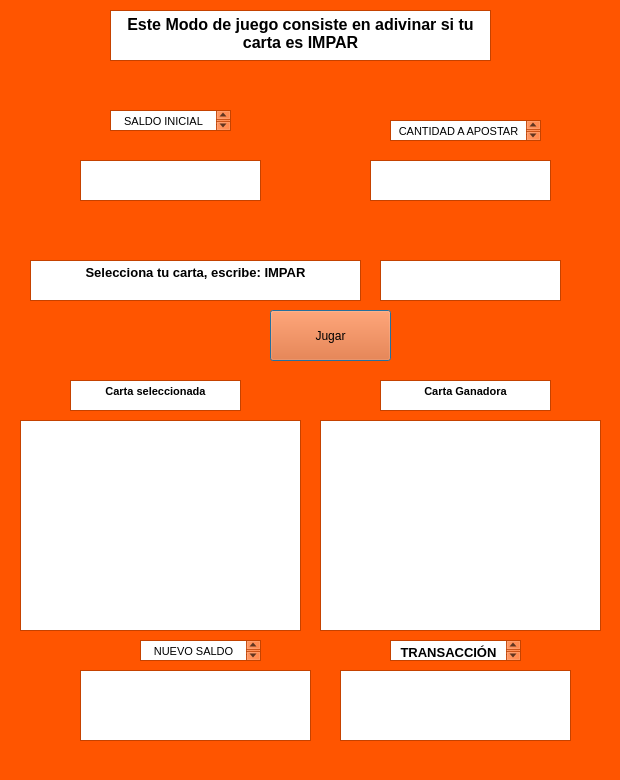
<?xml version="1.0" encoding="UTF-8"?>
<ui version="4.0">
 <class>opcion5</class>
 <widget class="QDialog" name="opcion5">
  <property name="geometry">
   <rect>
    <x>0</x>
    <y>0</y>
    <width>620</width>
    <height>780</height>
   </rect>
  </property>
  <property name="palette">
   <palette>
    <active>
     <colorrole role="WindowText">
      <brush brushstyle="SolidPattern">
       <color alpha="255">
        <red>0</red>
        <green>0</green>
        <blue>0</blue>
       </color>
      </brush>
     </colorrole>
     <colorrole role="Button">
      <brush brushstyle="SolidPattern">
       <color alpha="255">
        <red>255</red>
        <green>85</green>
        <blue>0</blue>
       </color>
      </brush>
     </colorrole>
     <colorrole role="Light">
      <brush brushstyle="SolidPattern">
       <color alpha="255">
        <red>255</red>
        <green>170</green>
        <blue>127</blue>
       </color>
      </brush>
     </colorrole>
     <colorrole role="Midlight">
      <brush brushstyle="SolidPattern">
       <color alpha="255">
        <red>255</red>
        <green>127</green>
        <blue>63</blue>
       </color>
      </brush>
     </colorrole>
     <colorrole role="Dark">
      <brush brushstyle="SolidPattern">
       <color alpha="255">
        <red>127</red>
        <green>42</green>
        <blue>0</blue>
       </color>
      </brush>
     </colorrole>
     <colorrole role="Mid">
      <brush brushstyle="SolidPattern">
       <color alpha="255">
        <red>170</red>
        <green>56</green>
        <blue>0</blue>
       </color>
      </brush>
     </colorrole>
     <colorrole role="Text">
      <brush brushstyle="SolidPattern">
       <color alpha="255">
        <red>0</red>
        <green>0</green>
        <blue>0</blue>
       </color>
      </brush>
     </colorrole>
     <colorrole role="BrightText">
      <brush brushstyle="SolidPattern">
       <color alpha="255">
        <red>255</red>
        <green>255</green>
        <blue>255</blue>
       </color>
      </brush>
     </colorrole>
     <colorrole role="ButtonText">
      <brush brushstyle="SolidPattern">
       <color alpha="255">
        <red>0</red>
        <green>0</green>
        <blue>0</blue>
       </color>
      </brush>
     </colorrole>
     <colorrole role="Base">
      <brush brushstyle="SolidPattern">
       <color alpha="255">
        <red>255</red>
        <green>255</green>
        <blue>255</blue>
       </color>
      </brush>
     </colorrole>
     <colorrole role="Window">
      <brush brushstyle="SolidPattern">
       <color alpha="255">
        <red>255</red>
        <green>85</green>
        <blue>0</blue>
       </color>
      </brush>
     </colorrole>
     <colorrole role="Shadow">
      <brush brushstyle="SolidPattern">
       <color alpha="255">
        <red>0</red>
        <green>0</green>
        <blue>0</blue>
       </color>
      </brush>
     </colorrole>
     <colorrole role="AlternateBase">
      <brush brushstyle="SolidPattern">
       <color alpha="255">
        <red>255</red>
        <green>170</green>
        <blue>127</blue>
       </color>
      </brush>
     </colorrole>
     <colorrole role="ToolTipBase">
      <brush brushstyle="SolidPattern">
       <color alpha="255">
        <red>255</red>
        <green>255</green>
        <blue>220</blue>
       </color>
      </brush>
     </colorrole>
     <colorrole role="ToolTipText">
      <brush brushstyle="SolidPattern">
       <color alpha="255">
        <red>0</red>
        <green>0</green>
        <blue>0</blue>
       </color>
      </brush>
     </colorrole>
    </active>
    <inactive>
     <colorrole role="WindowText">
      <brush brushstyle="SolidPattern">
       <color alpha="255">
        <red>0</red>
        <green>0</green>
        <blue>0</blue>
       </color>
      </brush>
     </colorrole>
     <colorrole role="Button">
      <brush brushstyle="SolidPattern">
       <color alpha="255">
        <red>255</red>
        <green>85</green>
        <blue>0</blue>
       </color>
      </brush>
     </colorrole>
     <colorrole role="Light">
      <brush brushstyle="SolidPattern">
       <color alpha="255">
        <red>255</red>
        <green>170</green>
        <blue>127</blue>
       </color>
      </brush>
     </colorrole>
     <colorrole role="Midlight">
      <brush brushstyle="SolidPattern">
       <color alpha="255">
        <red>255</red>
        <green>127</green>
        <blue>63</blue>
       </color>
      </brush>
     </colorrole>
     <colorrole role="Dark">
      <brush brushstyle="SolidPattern">
       <color alpha="255">
        <red>127</red>
        <green>42</green>
        <blue>0</blue>
       </color>
      </brush>
     </colorrole>
     <colorrole role="Mid">
      <brush brushstyle="SolidPattern">
       <color alpha="255">
        <red>170</red>
        <green>56</green>
        <blue>0</blue>
       </color>
      </brush>
     </colorrole>
     <colorrole role="Text">
      <brush brushstyle="SolidPattern">
       <color alpha="255">
        <red>0</red>
        <green>0</green>
        <blue>0</blue>
       </color>
      </brush>
     </colorrole>
     <colorrole role="BrightText">
      <brush brushstyle="SolidPattern">
       <color alpha="255">
        <red>255</red>
        <green>255</green>
        <blue>255</blue>
       </color>
      </brush>
     </colorrole>
     <colorrole role="ButtonText">
      <brush brushstyle="SolidPattern">
       <color alpha="255">
        <red>0</red>
        <green>0</green>
        <blue>0</blue>
       </color>
      </brush>
     </colorrole>
     <colorrole role="Base">
      <brush brushstyle="SolidPattern">
       <color alpha="255">
        <red>255</red>
        <green>255</green>
        <blue>255</blue>
       </color>
      </brush>
     </colorrole>
     <colorrole role="Window">
      <brush brushstyle="SolidPattern">
       <color alpha="255">
        <red>255</red>
        <green>85</green>
        <blue>0</blue>
       </color>
      </brush>
     </colorrole>
     <colorrole role="Shadow">
      <brush brushstyle="SolidPattern">
       <color alpha="255">
        <red>0</red>
        <green>0</green>
        <blue>0</blue>
       </color>
      </brush>
     </colorrole>
     <colorrole role="AlternateBase">
      <brush brushstyle="SolidPattern">
       <color alpha="255">
        <red>255</red>
        <green>170</green>
        <blue>127</blue>
       </color>
      </brush>
     </colorrole>
     <colorrole role="ToolTipBase">
      <brush brushstyle="SolidPattern">
       <color alpha="255">
        <red>255</red>
        <green>255</green>
        <blue>220</blue>
       </color>
      </brush>
     </colorrole>
     <colorrole role="ToolTipText">
      <brush brushstyle="SolidPattern">
       <color alpha="255">
        <red>0</red>
        <green>0</green>
        <blue>0</blue>
       </color>
      </brush>
     </colorrole>
    </inactive>
    <disabled>
     <colorrole role="WindowText">
      <brush brushstyle="SolidPattern">
       <color alpha="255">
        <red>127</red>
        <green>42</green>
        <blue>0</blue>
       </color>
      </brush>
     </colorrole>
     <colorrole role="Button">
      <brush brushstyle="SolidPattern">
       <color alpha="255">
        <red>255</red>
        <green>85</green>
        <blue>0</blue>
       </color>
      </brush>
     </colorrole>
     <colorrole role="Light">
      <brush brushstyle="SolidPattern">
       <color alpha="255">
        <red>255</red>
        <green>170</green>
        <blue>127</blue>
       </color>
      </brush>
     </colorrole>
     <colorrole role="Midlight">
      <brush brushstyle="SolidPattern">
       <color alpha="255">
        <red>255</red>
        <green>127</green>
        <blue>63</blue>
       </color>
      </brush>
     </colorrole>
     <colorrole role="Dark">
      <brush brushstyle="SolidPattern">
       <color alpha="255">
        <red>127</red>
        <green>42</green>
        <blue>0</blue>
       </color>
      </brush>
     </colorrole>
     <colorrole role="Mid">
      <brush brushstyle="SolidPattern">
       <color alpha="255">
        <red>170</red>
        <green>56</green>
        <blue>0</blue>
       </color>
      </brush>
     </colorrole>
     <colorrole role="Text">
      <brush brushstyle="SolidPattern">
       <color alpha="255">
        <red>127</red>
        <green>42</green>
        <blue>0</blue>
       </color>
      </brush>
     </colorrole>
     <colorrole role="BrightText">
      <brush brushstyle="SolidPattern">
       <color alpha="255">
        <red>255</red>
        <green>255</green>
        <blue>255</blue>
       </color>
      </brush>
     </colorrole>
     <colorrole role="ButtonText">
      <brush brushstyle="SolidPattern">
       <color alpha="255">
        <red>127</red>
        <green>42</green>
        <blue>0</blue>
       </color>
      </brush>
     </colorrole>
     <colorrole role="Base">
      <brush brushstyle="SolidPattern">
       <color alpha="255">
        <red>255</red>
        <green>85</green>
        <blue>0</blue>
       </color>
      </brush>
     </colorrole>
     <colorrole role="Window">
      <brush brushstyle="SolidPattern">
       <color alpha="255">
        <red>255</red>
        <green>85</green>
        <blue>0</blue>
       </color>
      </brush>
     </colorrole>
     <colorrole role="Shadow">
      <brush brushstyle="SolidPattern">
       <color alpha="255">
        <red>0</red>
        <green>0</green>
        <blue>0</blue>
       </color>
      </brush>
     </colorrole>
     <colorrole role="AlternateBase">
      <brush brushstyle="SolidPattern">
       <color alpha="255">
        <red>255</red>
        <green>85</green>
        <blue>0</blue>
       </color>
      </brush>
     </colorrole>
     <colorrole role="ToolTipBase">
      <brush brushstyle="SolidPattern">
       <color alpha="255">
        <red>255</red>
        <green>255</green>
        <blue>220</blue>
       </color>
      </brush>
     </colorrole>
     <colorrole role="ToolTipText">
      <brush brushstyle="SolidPattern">
       <color alpha="255">
        <red>0</red>
        <green>0</green>
        <blue>0</blue>
       </color>
      </brush>
     </colorrole>
    </disabled>
   </palette>
  </property>
  <property name="windowTitle">
   <string>Modo 1</string>
  </property>
  <widget class="QTextEdit" name="TD1">
   <property name="geometry">
    <rect>
     <x>380</x>
     <y>260</y>
     <width>181</width>
     <height>41</height>
    </rect>
   </property>
  </widget>
  <widget class="QTextBrowser" name="textBrowser">
   <property name="geometry">
    <rect>
     <x>110</x>
     <y>10</y>
     <width>381</width>
     <height>51</height>
    </rect>
   </property>
   <property name="html">
    <string>&lt;!DOCTYPE HTML PUBLIC &quot;-//W3C//DTD HTML 4.0//EN&quot; &quot;http://www.w3.org/TR/REC-html40/strict.dtd&quot;&gt;
&lt;html&gt;&lt;head&gt;&lt;meta name=&quot;qrichtext&quot; content=&quot;1&quot; /&gt;&lt;style type=&quot;text/css&quot;&gt;
p, li { white-space: pre-wrap; }
&lt;/style&gt;&lt;/head&gt;&lt;body style=&quot; font-family:'MS Shell Dlg 2'; font-size:8.25pt; font-weight:400; font-style:normal;&quot;&gt;
&lt;p align=&quot;center&quot; style=&quot; margin-top:0px; margin-bottom:0px; margin-left:0px; margin-right:0px; -qt-block-indent:0; text-indent:0px;&quot;&gt;&lt;span style=&quot; font-size:12pt; font-weight:600;&quot;&gt;Este Modo de juego consiste en adivinar si tu carta es IMPAR&lt;/span&gt;&lt;/p&gt;&lt;/body&gt;&lt;/html&gt;</string>
   </property>
  </widget>
  <widget class="QTextBrowser" name="textBrowser_2">
   <property name="geometry">
    <rect>
     <x>30</x>
     <y>260</y>
     <width>331</width>
     <height>41</height>
    </rect>
   </property>
   <property name="html">
    <string>&lt;!DOCTYPE HTML PUBLIC &quot;-//W3C//DTD HTML 4.0//EN&quot; &quot;http://www.w3.org/TR/REC-html40/strict.dtd&quot;&gt;
&lt;html&gt;&lt;head&gt;&lt;meta name=&quot;qrichtext&quot; content=&quot;1&quot; /&gt;&lt;style type=&quot;text/css&quot;&gt;
p, li { white-space: pre-wrap; }
&lt;/style&gt;&lt;/head&gt;&lt;body style=&quot; font-family:'MS Shell Dlg 2'; font-size:8.25pt; font-weight:400; font-style:normal;&quot;&gt;
&lt;p align=&quot;center&quot; style=&quot; margin-top:0px; margin-bottom:0px; margin-left:0px; margin-right:0px; -qt-block-indent:0; text-indent:0px;&quot;&gt;&lt;span style=&quot; font-size:10pt; font-weight:600;&quot;&gt;Selecciona tu carta, escribe: IMPAR&lt;/span&gt;&lt;/p&gt;&lt;/body&gt;&lt;/html&gt;</string>
   </property>
  </widget>
  <widget class="QTextBrowser" name="Rd11">
   <property name="geometry">
    <rect>
     <x>20</x>
     <y>420</y>
     <width>281</width>
     <height>211</height>
    </rect>
   </property>
  </widget>
  <widget class="QTextBrowser" name="Rd12">
   <property name="geometry">
    <rect>
     <x>320</x>
     <y>420</y>
     <width>281</width>
     <height>211</height>
    </rect>
   </property>
  </widget>
  <widget class="QTextBrowser" name="nuevoSaldo">
   <property name="geometry">
    <rect>
     <x>80</x>
     <y>670</y>
     <width>231</width>
     <height>71</height>
    </rect>
   </property>
  </widget>
  <widget class="QPushButton" name="butD1">
   <property name="geometry">
    <rect>
     <x>270</x>
     <y>310</y>
     <width>121</width>
     <height>51</height>
    </rect>
   </property>
   <property name="text">
    <string>Jugar</string>
   </property>
  </widget>
  <widget class="QTextBrowser" name="textBrowser_6">
   <property name="geometry">
    <rect>
     <x>70</x>
     <y>380</y>
     <width>171</width>
     <height>31</height>
    </rect>
   </property>
   <property name="html">
    <string>&lt;!DOCTYPE HTML PUBLIC &quot;-//W3C//DTD HTML 4.0//EN&quot; &quot;http://www.w3.org/TR/REC-html40/strict.dtd&quot;&gt;
&lt;html&gt;&lt;head&gt;&lt;meta name=&quot;qrichtext&quot; content=&quot;1&quot; /&gt;&lt;style type=&quot;text/css&quot;&gt;
p, li { white-space: pre-wrap; }
&lt;/style&gt;&lt;/head&gt;&lt;body style=&quot; font-family:'MS Shell Dlg 2'; font-size:8.25pt; font-weight:400; font-style:normal;&quot;&gt;
&lt;p align=&quot;center&quot; style=&quot; margin-top:0px; margin-bottom:0px; margin-left:0px; margin-right:0px; -qt-block-indent:0; text-indent:0px;&quot;&gt;&lt;span style=&quot; font-weight:600;&quot;&gt;Carta seleccionada&lt;/span&gt;&lt;/p&gt;&lt;/body&gt;&lt;/html&gt;</string>
   </property>
  </widget>
  <widget class="QTextBrowser" name="textBrowser_7">
   <property name="geometry">
    <rect>
     <x>380</x>
     <y>380</y>
     <width>171</width>
     <height>31</height>
    </rect>
   </property>
   <property name="html">
    <string>&lt;!DOCTYPE HTML PUBLIC &quot;-//W3C//DTD HTML 4.0//EN&quot; &quot;http://www.w3.org/TR/REC-html40/strict.dtd&quot;&gt;
&lt;html&gt;&lt;head&gt;&lt;meta name=&quot;qrichtext&quot; content=&quot;1&quot; /&gt;&lt;style type=&quot;text/css&quot;&gt;
p, li { white-space: pre-wrap; }
&lt;/style&gt;&lt;/head&gt;&lt;body style=&quot; font-family:'MS Shell Dlg 2'; font-size:8.25pt; font-weight:400; font-style:normal;&quot;&gt;
&lt;p align=&quot;center&quot; style=&quot; margin-top:0px; margin-bottom:0px; margin-left:0px; margin-right:0px; -qt-block-indent:0; text-indent:0px;&quot;&gt;&lt;span style=&quot; font-weight:600;&quot;&gt;Carta Ganadora&lt;/span&gt;&lt;/p&gt;&lt;/body&gt;&lt;/html&gt;</string>
   </property>
  </widget>
  <widget class="QTextEdit" name="saldoActual">
   <property name="geometry">
    <rect>
     <x>80</x>
     <y>160</y>
     <width>181</width>
     <height>41</height>
    </rect>
   </property>
  </widget>
  <widget class="QTextEdit" name="cantApuesta">
   <property name="geometry">
    <rect>
     <x>370</x>
     <y>160</y>
     <width>181</width>
     <height>41</height>
    </rect>
   </property>
  </widget>
  <widget class="QTextBrowser" name="textBrowser_4">
   <property name="geometry">
    <rect>
     <x>390</x>
     <y>120</y>
     <width>151</width>
     <height>21</height>
    </rect>
   </property>
   <property name="html">
    <string>&lt;!DOCTYPE HTML PUBLIC &quot;-//W3C//DTD HTML 4.0//EN&quot; &quot;http://www.w3.org/TR/REC-html40/strict.dtd&quot;&gt;
&lt;html&gt;&lt;head&gt;&lt;meta name=&quot;qrichtext&quot; content=&quot;1&quot; /&gt;&lt;style type=&quot;text/css&quot;&gt;
p, li { white-space: pre-wrap; }
&lt;/style&gt;&lt;/head&gt;&lt;body style=&quot; font-family:'MS Shell Dlg 2'; font-size:8.25pt; font-weight:400; font-style:normal;&quot;&gt;
&lt;p align=&quot;center&quot; style=&quot; margin-top:0px; margin-bottom:0px; margin-left:0px; margin-right:0px; -qt-block-indent:0; text-indent:0px;&quot;&gt;CANTIDAD A APOSTAR&lt;/p&gt;&lt;/body&gt;&lt;/html&gt;</string>
   </property>
  </widget>
  <widget class="QTextBrowser" name="textBrowser_5">
   <property name="geometry">
    <rect>
     <x>140</x>
     <y>640</y>
     <width>121</width>
     <height>21</height>
    </rect>
   </property>
   <property name="html">
    <string>&lt;!DOCTYPE HTML PUBLIC &quot;-//W3C//DTD HTML 4.0//EN&quot; &quot;http://www.w3.org/TR/REC-html40/strict.dtd&quot;&gt;
&lt;html&gt;&lt;head&gt;&lt;meta name=&quot;qrichtext&quot; content=&quot;1&quot; /&gt;&lt;style type=&quot;text/css&quot;&gt;
p, li { white-space: pre-wrap; }
&lt;/style&gt;&lt;/head&gt;&lt;body style=&quot; font-family:'MS Shell Dlg 2'; font-size:8.25pt; font-weight:400; font-style:normal;&quot;&gt;
&lt;p align=&quot;center&quot; style=&quot; margin-top:0px; margin-bottom:0px; margin-left:0px; margin-right:0px; -qt-block-indent:0; text-indent:0px;&quot;&gt;NUEVO SALDO&lt;/p&gt;&lt;/body&gt;&lt;/html&gt;</string>
   </property>
  </widget>
  <widget class="QTextBrowser" name="textBrowser_3">
   <property name="geometry">
    <rect>
     <x>110</x>
     <y>110</y>
     <width>121</width>
     <height>21</height>
    </rect>
   </property>
   <property name="html">
    <string>&lt;!DOCTYPE HTML PUBLIC &quot;-//W3C//DTD HTML 4.0//EN&quot; &quot;http://www.w3.org/TR/REC-html40/strict.dtd&quot;&gt;
&lt;html&gt;&lt;head&gt;&lt;meta name=&quot;qrichtext&quot; content=&quot;1&quot; /&gt;&lt;style type=&quot;text/css&quot;&gt;
p, li { white-space: pre-wrap; }
&lt;/style&gt;&lt;/head&gt;&lt;body style=&quot; font-family:'MS Shell Dlg 2'; font-size:8.25pt; font-weight:400; font-style:normal;&quot;&gt;
&lt;p align=&quot;center&quot; style=&quot; margin-top:0px; margin-bottom:0px; margin-left:0px; margin-right:0px; -qt-block-indent:0; text-indent:0px;&quot;&gt;SALDO INICIAL&lt;/p&gt;&lt;/body&gt;&lt;/html&gt;</string>
   </property>
  </widget>
  <widget class="QTextBrowser" name="textBrowser_9">
   <property name="geometry">
    <rect>
     <x>390</x>
     <y>640</y>
     <width>131</width>
     <height>21</height>
    </rect>
   </property>
   <property name="html">
    <string>&lt;!DOCTYPE HTML PUBLIC &quot;-//W3C//DTD HTML 4.0//EN&quot; &quot;http://www.w3.org/TR/REC-html40/strict.dtd&quot;&gt;
&lt;html&gt;&lt;head&gt;&lt;meta name=&quot;qrichtext&quot; content=&quot;1&quot; /&gt;&lt;style type=&quot;text/css&quot;&gt;
p, li { white-space: pre-wrap; }
&lt;/style&gt;&lt;/head&gt;&lt;body style=&quot; font-family:'MS Shell Dlg 2'; font-size:8.25pt; font-weight:400; font-style:normal;&quot;&gt;
&lt;p align=&quot;center&quot; style=&quot; margin-top:0px; margin-bottom:0px; margin-left:0px; margin-right:0px; -qt-block-indent:0; text-indent:0px;&quot;&gt;&lt;span style=&quot; font-size:10pt; font-weight:600;&quot;&gt;TRANSACCIÓN&lt;/span&gt;&lt;/p&gt;&lt;/body&gt;&lt;/html&gt;</string>
   </property>
  </widget>
  <widget class="QTextBrowser" name="nuevoSaldo_2">
   <property name="geometry">
    <rect>
     <x>340</x>
     <y>670</y>
     <width>231</width>
     <height>71</height>
    </rect>
   </property>
  </widget>
 </widget>
 <resources/>
 <connections/>
</ui>
